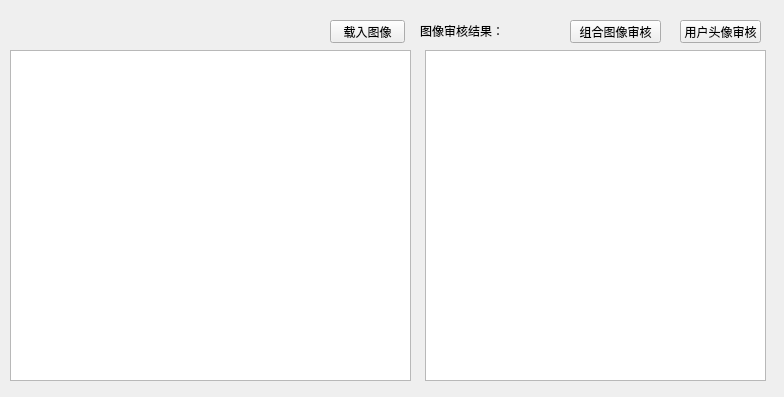
<?xml version="1.0" encoding="UTF-8"?>
<ui version="4.0">
 <class>Form</class>
 <widget class="QWidget" name="Form">
  <property name="geometry">
   <rect>
    <x>0</x>
    <y>0</y>
    <width>784</width>
    <height>397</height>
   </rect>
  </property>
  <property name="windowTitle">
   <string>Form</string>
  </property>
  <widget class="QGraphicsView" name="graphicsView">
   <property name="geometry">
    <rect>
     <x>10</x>
     <y>50</y>
     <width>401</width>
     <height>331</height>
    </rect>
   </property>
  </widget>
  <widget class="QPushButton" name="pushButton">
   <property name="geometry">
    <rect>
     <x>330</x>
     <y>20</y>
     <width>75</width>
     <height>23</height>
    </rect>
   </property>
   <property name="text">
    <string>载入图像</string>
   </property>
  </widget>
  <widget class="QLabel" name="label">
   <property name="geometry">
    <rect>
     <x>420</x>
     <y>15</y>
     <width>91</width>
     <height>31</height>
    </rect>
   </property>
   <property name="text">
    <string>图像审核结果：</string>
   </property>
  </widget>
  <widget class="QPushButton" name="pushButton_2">
   <property name="geometry">
    <rect>
     <x>570</x>
     <y>20</y>
     <width>91</width>
     <height>23</height>
    </rect>
   </property>
   <property name="text">
    <string>组合图像审核</string>
   </property>
  </widget>
  <widget class="QPushButton" name="pushButton_3">
   <property name="geometry">
    <rect>
     <x>680</x>
     <y>20</y>
     <width>81</width>
     <height>23</height>
    </rect>
   </property>
   <property name="text">
    <string>用户头像审核</string>
   </property>
  </widget>
  <widget class="QTextBrowser" name="textBrowser">
   <property name="geometry">
    <rect>
     <x>425</x>
     <y>50</y>
     <width>341</width>
     <height>331</height>
    </rect>
   </property>
  </widget>
 </widget>
 <resources/>
 <connections>
  <connection>
   <sender>pushButton</sender>
   <signal>clicked()</signal>
   <receiver>Form</receiver>
   <slot>load_img()</slot>
   <hints>
    <hint type="sourcelabel">
     <x>343</x>
     <y>29</y>
    </hint>
    <hint type="destinationlabel">
     <x>250</x>
     <y>29</y>
    </hint>
   </hints>
  </connection>
  <connection>
   <sender>pushButton_2</sender>
   <signal>clicked()</signal>
   <receiver>Form</receiver>
   <slot>img_verify_comb()</slot>
   <hints>
    <hint type="sourcelabel">
     <x>596</x>
     <y>26</y>
    </hint>
    <hint type="destinationlabel">
     <x>536</x>
     <y>11</y>
    </hint>
   </hints>
  </connection>
  <connection>
   <sender>pushButton_3</sender>
   <signal>clicked()</signal>
   <receiver>Form</receiver>
   <slot>face_verify()</slot>
   <hints>
    <hint type="sourcelabel">
     <x>712</x>
     <y>26</y>
    </hint>
    <hint type="destinationlabel">
     <x>638</x>
     <y>-1</y>
    </hint>
   </hints>
  </connection>
 </connections>
 <slots>
  <slot>load_img()</slot>
  <slot>img_verify_comb()</slot>
  <slot>face_verify()</slot>
 </slots>
</ui>
